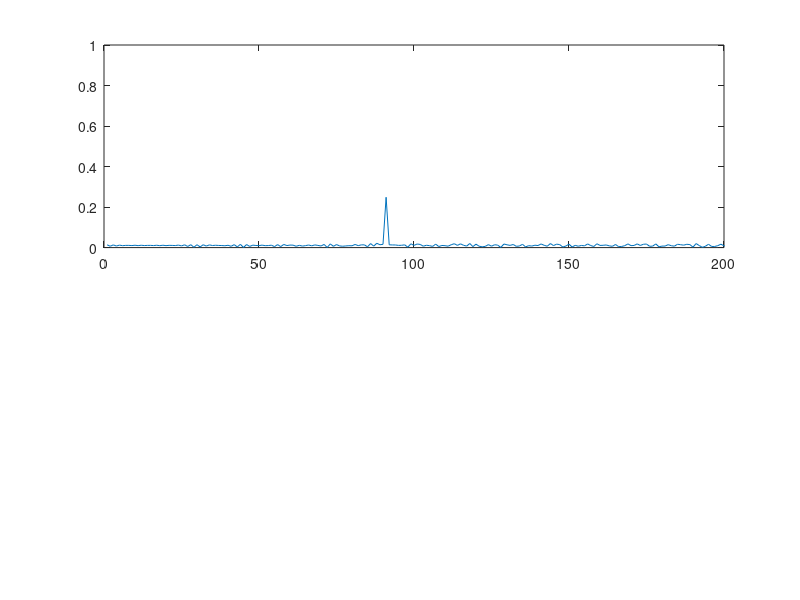
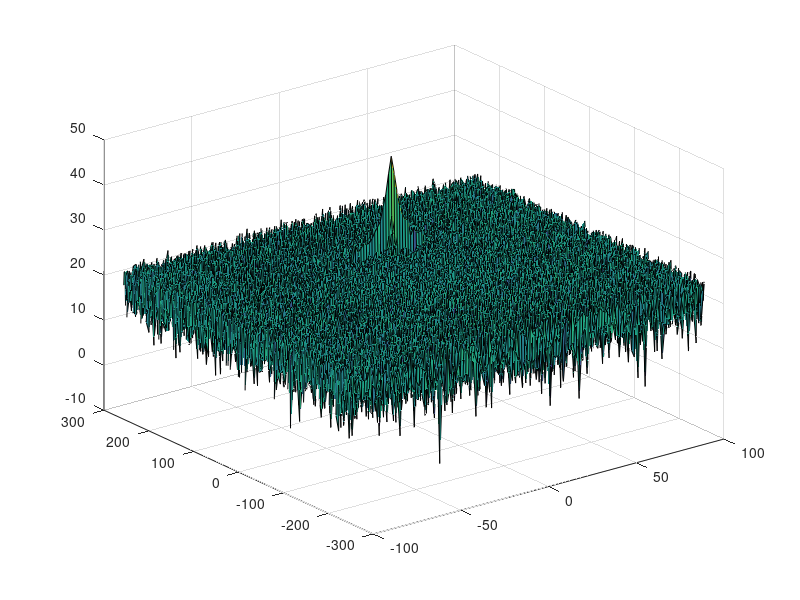
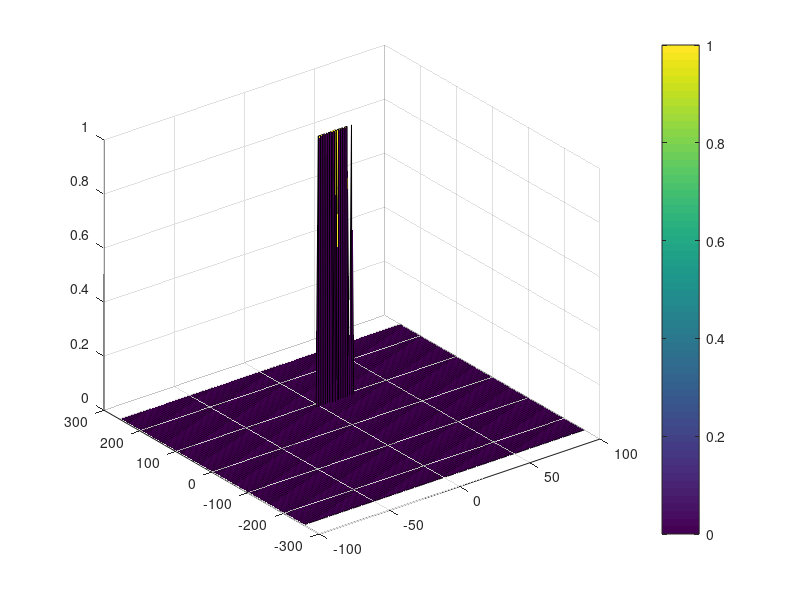

Reproduce these figures in MATLAB, in order.
clear all
clc;

%% Radar Specifications 
%%%%%%%%%%%%%%%%%%%%%%%%%%%
% Frequency of operation = 77GHz
% Max Range = 200m
maxRange = 200
% Range Resolution = 1 m
rangeRes = 1
% Max Velocity = 100 m/s
maxV = 100 % used as constant in the original script (RANGE DOPPLER RESPONSE impl. section)
%%%%%%%%%%%%%%%%%%%%%%%%%%%

%Speed of light
c = 3e8;

%% User Defined Range and Velocity of target
% define the target's initial position and velocity. Note : Velocity
% remains contant

R_init = 90 % vehicle range
v=10 % vehicle velocity


%% FMCW Waveform Generation

%Design the FMCW waveform by giving the specs of each of its parameters.
% Calculate the Bandwidth (B), Chirp Time (Tchirp) and Slope (slope) of the FMCW
% chirp using the requirements above.

B = c/(2*rangeRes);
Tchirp = 5.5*2*maxRange/c; % sweep time
slope = B/Tchirp;

%Operating carrier frequency of Radar 
fc= 77e9;             %carrier freq

                                                          
%The number of chirps in one sequence. Its ideal to have 2^ value for the ease of running the FFT
%for Doppler Estimation. 
Nd=128;                   % #of doppler cells OR #of sent periods % number of chirps

%The number of samples on each chirp. 
Nr=1024;                  %for length of time OR # of range cells

% Timestamp for running the displacement scenario for every sample on each
% chirp
t=linspace(0,Nd*Tchirp,Nr*Nd); %total time for samples


%Creating the vectors for Tx, Rx and Mix based on the total samples input.
Tx=zeros(1,length(t)); %transmitted signal
Rx=zeros(1,length(t)); %received signal
Mix = zeros(1,length(t)); %beat signal

%Similar vectors for range_covered and time delay.
r_t=zeros(1,length(t));
td=zeros(1,length(t));


%% Signal generation and Moving Target simulation
% Running the radar scenario over the time. 


for i=1:length(t)         
    
    %For each time stamp update the Range of the Target for constant velocity. 
    r_t(i) = R_init + (t(i)*v);
    td(i) = t(i) - (2*r_t(i)/c);
    
    %For each time sample we need update the transmitted and
    %received signal. 
    Tx(i) = cos(2*pi*(fc*t(i) + (slope * (t(i)^2)/2)));
    Rx (i)  = cos(2*pi*(fc*td(i) + (slope * (td(i)^2)/2)));
    
    %Now by mixing the Transmit and Receive generate the beat signal
    %This is done by element wise matrix multiplication of Transmit and
    %Receiver Signal
    Mix(i) = Tx(i)*Rx(i);
    
end


%% RANGE MEASUREMENT

%reshape the vector into Nr*Nd array. Nr and Nd here would also define the size of
MixReshaped = reshape(Mix, [Nr,Nd]);

%Range and Doppler FFT respectively.

%run the FFT on the beat signal along the range bins dimension (Nr) and
%normalize.
sig_fft = fft(MixReshaped, Nr)./Nr;
% Take the absolute value of FFT output
sig_fft = abs(sig_fft);

disp('sig fft')
size(sig_fft)


% Output of FFT is double sided signal, but we are interested in only one side of the spectrum.
% Hence we throw out half of the samples.
sig_fft = sig_fft(1:Nr/2);

%plotting the range
figure ('Name','Range from First FFT')
subplot(2,1,1)

 % plot FFT output 
plot(sig_fft)
axis ([0 200 0 1]);




%% RANGE DOPPLER RESPONSE
% The 2D FFT implementation is already provided here. This will run a 2DFFT
% on the mixed signal (beat signal) output and generate a range doppler
% map.You will implement CFAR on the generated RDM


% Range Doppler Map Generation.

% The output of the 2D FFT is an image that has reponse in the range and
% doppler FFT bins. So, it is important to convert the axis from bin sizes
% to range and doppler based on their Max values.

Mix=reshape(Mix,[Nr,Nd]);

% 2D FFT using the FFT size for both dimensions.
sig_fft2 = fft2(Mix,Nr,Nd);

% Taking just one side of signal from Range dimension.
sig_fft2 = sig_fft2(1:Nr/2,1:Nd);
sig_fft2 = fftshift (sig_fft2);
RDM = abs(sig_fft2);
RDM = 10*log10(RDM) ;

%use the surf function to plot the output of 2DFFT and to show axis in both
%dimensions
doppler_axis = linspace(-100,100,Nd);
range_axis = linspace(-200,200,Nr/2)*((Nr/2)/400);
figure,surf(doppler_axis,range_axis,RDM);

%% CFAR implementation

% Use RDM[x,y] as the matrix from the output of 2D FFT for implementing
% CFAR

%--------------
% CFAR params
% the number of Training Cells in both the dimensions.
Tr = 20; % training cells (range)
Td = 20; % training cells (dopler)

%Select the number of Guard Cells in both dimensions around the Cell under 
Gr = 4;  % number of Guard Cells (range)
Gd = 4;  % number of Guard Cells (dopler)
offset = 5 % offset the threshold by SNR value in dB
%--------------

training_cells_nbr = (2*(Tr+Gr)+1)*(2*(Td+Gd)+1) - ((2*Gr+1)*(2*Gd+1));  % Get only the util cardinality (training cell)

output = zeros(size(RDM));

% The process below generate a thresholded block, which is smaller 
% than the Range Doppler Map as the CUT cannot be located at the edges of
% matrix. Hence,few cells will not be thresholded.

% The previous initialization of output keeps the map size same set those values to 0.

% A loop such that it slides the CUT across range doppler map by
%giving margins at the edges for Training and Guard Cells.

for i = Tr+Gr+1:Nr/2-(Tr+Gr)
    for j = Td+Gd+1:Nd-(Td+Gd)
        %Slide Window through the complete Range Doppler Map
        TGCrop = RDM(i-(Gr+Tr):i+Gr+Tr, j-(Gd+Td):j+Gd+Td); % T + G + cut a context crop 
        GCrop = zeros(size(TGCrop));
        GCrop(Tr+1:Tr+2*Gr+1, Td+1:Td+2*Gd+1) = RDM(i-Gr:i+Gr,j-Gd:j+Gd); % G + cut crop
        
        util = TGCrop - GCrop; % Extracts util region (Training cells)
        % size(util(util > 0))(0) == training_cells_nbr % a sanity check of
        % training cells nbr
        
        % Sum convert the value from logarithmic to linear using db2pow
        % function. Average the summed values for all of the training
        %cells used and convert it back to logarithimic using pow2db.
        noise_level =  pow2db(sum(db2pow(util(util > 0))) / training_cells_nbr);
        
        % Add the offset to it to determine the threshold 
        % If the CUT level > threshold assign it a value of 1, else equate it to 0.
        output(i, j) = (RDM(i, j) > (noise_level + offset));
    end
end

%Display the CFAR output using the Surf function like we did for Range
%Doppler Response output.
figure,surf(doppler_axis,range_axis,output);
colorbar;


 
 